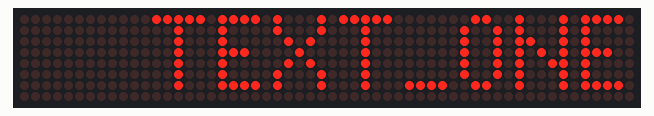
The sketch below on a simulated Arduino Uno, built with avr-gcc and run on an emulated ATmega328P. Shown: 56×8 LED matrix. Wiring (inferred from the names in the program): 7 × MAX7219 LED driver (orientation assumed): data pin 11; clock pin 13; CS pin 10.

Above: at 3.8 s.
At 37.7 s:
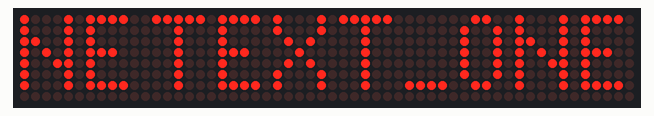

The sketch:

app.ino
```cpp
// maxmatrix-disp-scroll-text-7219
#include "MaxMatrix.h"
#include <avr/pgmspace.h>

#define maxDisplays 7 // Number of MAX7219's in use.

byte Buf7219[7]; // "width,height,data[5]" single character buffer.
const int data = 11;     // DIN or MOSI
const int load = 10;     // CS
const int clock = 13;     // SCK

MaxMatrix m(data, load, clock, maxDisplays);
// Data array is stored in program memory (see memcpy_P for access).
// Parameters are width, height, character data...
// There is a speed improvement for characters with height 8 bits see lib.

PROGMEM const unsigned char CH[] = {
  3, 8, B0000000, B0000000, B0000000, B0000000, B0000000, // space
  1, 8, B1011111, B0000000, B0000000, B0000000, B0000000, // !
  3, 8, B0000011, B0000000, B0000011, B0000000, B0000000, // "
  5, 8, B0010100, B0111110, B0010100, B0111110, B0010100, // #
  4, 8, B0100100, B1101010, B0101011, B0010010, B0000000, // $
  5, 8, B1100011, B0010011, B0001000, B1100100, B1100011, // %
  5, 8, B0110110, B1001001, B1010110, B0100000, B1010000, // &
  1, 8, B0000011, B0000000, B0000000, B0000000, B0000000, // '
  3, 8, B0011100, B0100010, B1000001, B0000000, B0000000, // (
  3, 8, B1000001, B0100010, B0011100, B0000000, B0000000, // )
  5, 8, B0101000, B0011000, B0001110, B0011000, B0101000, // *
  5, 8, B0001000, B0001000, B0111110, B0001000, B0001000, // +
  2, 8, B10110000, B1110000, B0000000, B0000000, B0000000, // ,
  4, 8, B0001000, B0001000, B0001000, B0001000, B0000000, // -
  2, 8, B1100000, B1100000, B0000000, B0000000, B0000000, // .
  4, 8, B1100000, B0011000, B0000110, B0000001, B0000000, // /
  4, 8, B0111110, B1000001, B1000001, B0111110, B0000000, // 0
  3, 8, B1000010, B1111111, B1000000, B0000000, B0000000, // 1
  4, 8, B1100010, B1010001, B1001001, B1000110, B0000000, // 2
  4, 8, B0100010, B1000001, B1001001, B0110110, B0000000, // 3
  4, 8, B0011000, B0010100, B0010010, B1111111, B0000000, // 4
  4, 8, B0100111, B1000101, B1000101, B0111001, B0000000, // 5
  4, 8, B0111110, B1001001, B1001001, B0110000, B0000000, // 6
  4, 8, B1100001, B0010001, B0001001, B0000111, B0000000, // 7
  4, 8, B0110110, B1001001, B1001001, B0110110, B0000000, // 8
  4, 8, B0000110, B1001001, B1001001, B0111110, B0000000, // 9
  2, 8, B01010000, B0000000, B0000000, B0000000, B0000000, // :
  2, 8, B10000000, B01010000, B0000000, B0000000, B0000000, // ;
  3, 8, B0010000, B0101000, B1000100, B0000000, B0000000, // <
  3, 8, B0010100, B0010100, B0010100, B0000000, B0000000, // =
  3, 8, B1000100, B0101000, B0010000, B0000000, B0000000, // >
  4, 8, B0000010, B1011001, B0001001, B0000110, B0000000, // ?
  5, 8, B0111110, B1001001, B1010101, B1011101, B0001110, // @
  4, 8, B1111110, B0010001, B0010001, B1111110, B0000000, // A
  4, 8, B1111111, B1001001, B1001001, B0110110, B0000000, // B
  4, 8, B0111110, B1000001, B1000001, B0100010, B0000000, // C
  4, 8, B1111111, B1000001, B1000001, B0111110, B0000000, // D
  4, 8, B1111111, B1001001, B1001001, B1000001, B0000000, // E
  4, 8, B1111111, B0001001, B0001001, B0000001, B0000000, // F
  4, 8, B0111110, B1000001, B1001001, B1111010, B0000000, // G
  4, 8, B1111111, B0001000, B0001000, B1111111, B0000000, // H
  3, 8, B1000001, B1111111, B1000001, B0000000, B0000000, // I
  4, 8, B0110000, B1000000, B1000001, B0111111, B0000000, // J
  4, 8, B1111111, B0001000, B0010100, B1100011, B0000000, // K
  4, 8, B1111111, B1000000, B1000000, B1000000, B0000000, // L
  5, 8, B1111111, B0000010, B0001100, B0000010, B1111111, // M
  5, 8, B1111111, B0000100, B0001000, B0010000, B1111111, // N
  4, 8, B0111110, B1000001, B1000001, B0111110, B0000000, // O
  4, 8, B1111111, B0001001, B0001001, B0000110, B0000000, // P
  4, 8, B0111110, B1000001, B1000001, B10111110, B0000000, // Q
  4, 8, B1111111, B0001001, B0001001, B1110110, B0000000, // R
  4, 8, B1000110, B1001001, B1001001, B0110010, B0000000, // S
  5, 8, B0000001, B0000001, B1111111, B0000001, B0000001, // T
  4, 8, B0111111, B1000000, B1000000, B0111111, B0000000, // U
  5, 8, B0001111, B0110000, B1000000, B0110000, B0001111, // V
  5, 8, B0111111, B1000000, B0111000, B1000000, B0111111, // W
  5, 8, B1100011, B0010100, B0001000, B0010100, B1100011, // X
  5, 8, B0000111, B0001000, B1110000, B0001000, B0000111, // Y
  4, 8, B1100001, B1010001, B1001001, B1000111, B0000000, // Z
  2, 8, B1111111, B1000001, B0000000, B0000000, B0000000, // [
  4, 8, B0000001, B0000110, B0011000, B1100000, B0000000, // backslash
  2, 8, B1000001, B1111111, B0000000, B0000000, B0000000, // ]
  3, 8, B0000010, B0000001, B0000010, B0000000, B0000000, // hat
  4, 8, B1000000, B1000000, B1000000, B1000000, B0000000, // _
  2, 8, B0000001, B0000010, B0000000, B0000000, B0000000, // `
  4, 8, B0100000, B1010100, B1010100, B1111000, B0000000, // a
  4, 8, B1111111, B1000100, B1000100, B0111000, B0000000, // b
  4, 8, B0111000, B1000100, B1000100, B0000000, B0000000, // c // JFM MOD.
  4, 8, B0111000, B1000100, B1000100, B1111111, B0000000, // d
  4, 8, B0111000, B1010100, B1010100, B0011000, B0000000, // e
  3, 8, B0000100, B1111110, B0000101, B0000000, B0000000, // f
  4, 8, B10011000, B10100100, B10100100, B01111000, B0000000, // g
  4, 8, B1111111, B0000100, B0000100, B1111000, B0000000, // h
  3, 8, B1000100, B1111101, B1000000, B0000000, B0000000, // i
  4, 8, B1000000, B10000000, B10000100, B1111101, B0000000, // j
  4, 8, B1111111, B0010000, B0101000, B1000100, B0000000, // k
  3, 8, B1000001, B1111111, B1000000, B0000000, B0000000, // l
  5, 8, B1111100, B0000100, B1111100, B0000100, B1111000, // m
  4, 8, B1111100, B0000100, B0000100, B1111000, B0000000, // n
  4, 8, B0111000, B1000100, B1000100, B0111000, B0000000, // o
  4, 8, B11111100, B0100100, B0100100, B0011000, B0000000, // p
  4, 8, B0011000, B0100100, B0100100, B11111100, B0000000, // q
  4, 8, B1111100, B0001000, B0000100, B0000100, B0000000, // r
  4, 8, B1001000, B1010100, B1010100, B0100100, B0000000, // s
  3, 8, B0000100, B0111111, B1000100, B0000000, B0000000, // t
  4, 8, B0111100, B1000000, B1000000, B1111100, B0000000, // u
  5, 8, B0011100, B0100000, B1000000, B0100000, B0011100, // v
  5, 8, B0111100, B1000000, B0111100, B1000000, B0111100, // w
  5, 8, B1000100, B0101000, B0010000, B0101000, B1000100, // x
  4, 8, B10011100, B10100000, B10100000, B1111100, B0000000, // y
  3, 8, B1100100, B1010100, B1001100, B0000000, B0000000, // z
  3, 8, B0001000, B0110110, B1000001, B0000000, B0000000, // {
  1, 8, B1111111, B0000000, B0000000, B0000000, B0000000, // |
  3, 8, B1000001, B0110110, B0001000, B0000000, B0000000, // }
  4, 8, B0001000, B0000100, B0001000, B0000100, B0000000, // ~
};

void setup()
{
  m.init();
  m.setIntensity(4); //change brightness
}

// Scrolling Text
char string[] = "TEXT_ONE"; //edit text message
char string2[] = "TEXT_ONE";


void loop()        //Send text
{
  delay(1000);//delay between messages
  m.shiftLeft(false, true);
  printStringWithShift(string, 50);   //number is message speed
  delay(1000);
  m.shiftLeft(false, true);
  printStringWithShift(string2, 50);
}


// Put text on Display
void printCharWithShift(char c, int shift_speed)
{
  if (c < 32) return;
  c -= 32;
  memcpy_P(Buf7219, CH + 7 * c, 7);
  m.writeSprite(maxDisplays * 8, 0, Buf7219);
  m.setColumn(maxDisplays * 8 + Buf7219[0], 0);


  for (int i = 0; i <= Buf7219[0]; i++)
  {
    delay(shift_speed);
    m.shiftLeft(false, false);
  }
}

void printStringWithShift(char* s, int shift_speed)
{
  while (*s != 0)
  {
    printCharWithShift(*s, shift_speed);
    s++;
  }
}
```

MaxMatrix.cpp
```cpp
// (licence header left out)
#include "Arduino.h"
#include "MaxMatrix.h"

MaxMatrix::MaxMatrix(byte _data, byte _load, byte _clock, byte _num)
{
	data = _data;
	load = _load;
	clock = _clock;
	num = _num;
	for (int i=0; i<80; i++)
		buffer[i] = 0;
}

void MaxMatrix::init()
{
	pinMode(data,  OUTPUT);
	pinMode(clock, OUTPUT);
	pinMode(load,  OUTPUT);
	digitalWrite(clock, HIGH);

	setCommand(max7219_reg_scanLimit, 0x07);
	setCommand(max7219_reg_decodeMode, 0x00);  // using an led matrix (not digits)
	setCommand(max7219_reg_shutdown, 0x01);    // not in shutdown mode
	setCommand(max7219_reg_displayTest, 0x00); // no display test

	// empty registers, turn all LEDs off
	clear();

	setIntensity(0x0f);    // the first 0x0f is the value you can set
}

void MaxMatrix::setIntensity(byte intensity)
{
	setCommand(max7219_reg_intensity, intensity);
}

void MaxMatrix::clear()
{
	for (int i=0; i<8; i++)
		setColumnAll(i,0);

	for (int i=0; i<80; i++)
		buffer[i] = 0;
}

void MaxMatrix::setCommand(byte command, byte value)
{
	digitalWrite(load, LOW);
	for (int i=0; i<num; i++)
	{
		shiftOut(data, clock, MSBFIRST, command);
		shiftOut(data, clock, MSBFIRST, value);
	}
	digitalWrite(load, LOW);
	digitalWrite(load, HIGH);
}


void MaxMatrix::setColumn(byte col, byte value)
{
	int n = col / 8;
	int c = col % 8;
	digitalWrite(load, LOW);
	for (int i=0; i<num; i++)
	{
		if (i == n)
		{
			shiftOut(data, clock, MSBFIRST, c + 1);
			shiftOut(data, clock, MSBFIRST, value);
		}
		else
		{
			shiftOut(data, clock, MSBFIRST, 0);
			shiftOut(data, clock, MSBFIRST, 0);
		}
	}
	digitalWrite(load, LOW);
	digitalWrite(load, HIGH);

	buffer[col] = value;
}

void MaxMatrix::setColumnAll(byte col, byte value)
{
	digitalWrite(load, LOW);
	for (int i=0; i<num; i++)
	{
		shiftOut(data, clock, MSBFIRST, col + 1);
		shiftOut(data, clock, MSBFIRST, value);
		buffer[col * i] = value;
	}
	digitalWrite(load, LOW);
	digitalWrite(load, HIGH);
}

void MaxMatrix::setDot(byte col, byte row, byte value)
{
    bitWrite(buffer[col], row, value);

	int n = col / 8;
	int c = col % 8;
	digitalWrite(load, LOW);
	for (int i=0; i<num; i++)
	{
		if (i == n)
		{
			shiftOut(data, clock, MSBFIRST, c + 1);
			shiftOut(data, clock, MSBFIRST, buffer[col]);
		}
		else
		{
			shiftOut(data, clock, MSBFIRST, 0);
			shiftOut(data, clock, MSBFIRST, 0);
		}
	}
	digitalWrite(load, LOW);
	digitalWrite(load, HIGH);
}

void MaxMatrix::writeSprite(int x, int y, const byte* sprite)
{
	int w = sprite[0];
	int h = sprite[1];

	if (h == 8 && y == 0)
		for (int i=0; i<w; i++)
		{
			int c = x + i;
			if (c>=0 && c<80)
				setColumn(c, sprite[i+2]);
		}
	else
		for (int i=0; i<w; i++)
			for (int j=0; j<h; j++)
			{
				int c = x + i;
				int r = y + j;
				if (c>=0 && c<80 && r>=0 && r<8)
					setDot(c, r, bitRead(sprite[i+2], j));
			}
}

void MaxMatrix::reload()
{
	for (int i=0; i<8; i++)
	{
		int col = i;
		digitalWrite(load, LOW);
		for (int j=0; j<num; j++)
		{
			shiftOut(data, clock, MSBFIRST, i + 1);
			shiftOut(data, clock, MSBFIRST, buffer[col]);
			col += 8;
		}
		digitalWrite(load, LOW);
		digitalWrite(load, HIGH);
	}
}

void MaxMatrix::shiftLeft(bool rotate, bool fill_zero)
{
	byte old = buffer[0];
	int i;
	for (i=0; i<80; i++)
		buffer[i] = buffer[i+1];
	if (rotate) buffer[num*8-1] = old;
	else if (fill_zero) buffer[num*8-1] = 0;

	reload();
}

void MaxMatrix::shiftRight(bool rotate, bool fill_zero)
{
	int last = num*8-1;
	byte old = buffer[last];
	int i;
	for (i=79; i>0; i--)
		buffer[i] = buffer[i-1];
	if (rotate) buffer[0] = old;
	else if (fill_zero) buffer[0] = 0;

	reload();
}

void MaxMatrix::shiftUp(bool rotate)
{
	for (int i=0; i<num*8; i++)
	{
		bool b = buffer[i] & 1;
		buffer[i] >>= 1;
		if (rotate) bitWrite(buffer[i], 7, b);
	}
	reload();
}

void MaxMatrix::shiftDown(bool rotate)
{
	for (int i=0; i<num*8; i++)
	{
		bool b = buffer[i] & 128;
		buffer[i] <<= 1;
		if (rotate) bitWrite(buffer[i], 0, b);
	}
	reload();
}
```

MaxMatrix.h
```cpp
// (licence header left out)
#ifndef _MaxMatrix_H_
#define _MaxMatrix_H_

#include "Arduino.h"

#define max7219_reg_noop        0x00
#define max7219_reg_digit0      0x01
#define max7219_reg_digit1      0x02
#define max7219_reg_digit2      0x03
#define max7219_reg_digit3      0x04
#define max7219_reg_digit4      0x05
#define max7219_reg_digit5      0x06
#define max7219_reg_digit6      0x07
#define max7219_reg_digit7      0x08
#define max7219_reg_decodeMode  0x09
#define max7219_reg_intensity   0x0a
#define max7219_reg_scanLimit   0x0b
#define max7219_reg_shutdown    0x0c
#define max7219_reg_displayTest 0x0f

class MaxMatrix
{
  private:
    byte data;
    byte load;
    byte clock;
    byte num;
    byte buffer[80];

    void reload();

  public:
    MaxMatrix(byte data, byte load, byte clock, byte num);

    void init();
    void clear();
    void setCommand(byte command, byte value);
    void setIntensity(byte intensity);
    void setColumn(byte col, byte value);
    void setColumnAll(byte col, byte value);
    void setDot(byte col, byte row, byte value);
    void writeSprite(int x, int y, const byte* sprite);

    void shiftLeft(bool rotate = false, bool fill_zero = true);
    void shiftRight(bool rotate = false, bool fill_zero = true);
    void shiftUp(bool rotate = false);
    void shiftDown(bool rotate = false);
};

#endif
```

Measured:
- what the display in image 0 shows lasts 1.0 s, from 3.8 s to 4.8 s
